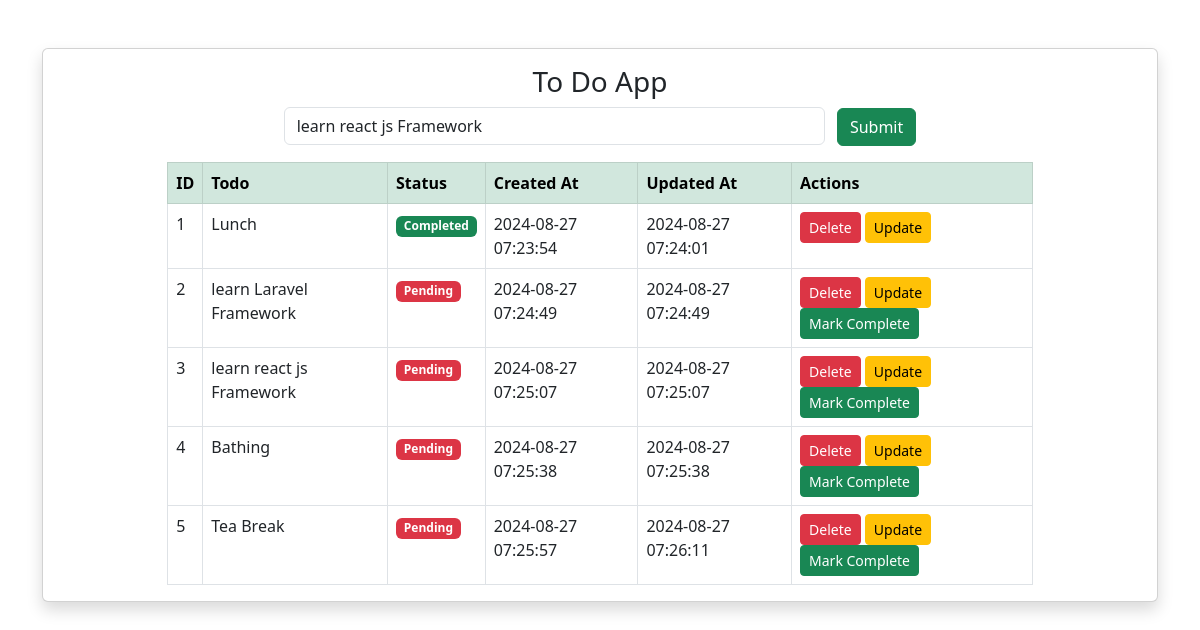
The app's page /?update_id=3 with its own data.
### tables this page shows
CREATE TABLE `todos` (
  `id` int(11) NOT NULL,
  `todo` varchar(255) NOT NULL,
  `status` tinyint(1) DEFAULT 0,
  `created` timestamp NOT NULL DEFAULT current_timestamp(),
  `updated` timestamp NOT NULL DEFAULT current_timestamp() ON UPDATE current_timestamp()
);

### index.php (the view, shortened to what this page needs)
<?php
require_once './include/connection.php';
$query = $conn->prepare("SELECT * FROM todos");
$query->execute();
$todos = $query->get_result()->fetch_all(MYSQLI_ASSOC);
$data = ['todo' => '', 'id' => ''];
if (isset($_GET['update_id'])) {
    $id = $_GET['update_id'];
    $query = $conn->prepare("SELECT * FROM todos WHERE id = ?");
    $query->bind_param("i", $id);
    $query->execute();
    $result = $query->get_result();
    if ($result->num_rows > 0) {
        $data = $result->fetch_assoc();
    } else {
        echo "<script>alert('Todo not found');</script>";
    }
}
?>
<!DOCTYPE html>
<html lang="en">
<head>
    <link href="https://cdn.jsdelivr.net/npm/bootstrap@5.3.0/dist/css/bootstrap.min.css" rel="stylesheet">
</head>
<body>
    <div class="container mt-5">
        <div class="card shadow">
            <div class="card-body">
                <form method="post" action="./controller/todo.php" autocomplete="off">
                    <div class="mb-3 text-center">
                        <h3>To Do App</h3>
                        <input type="text" class="form-control d-inline-block w-50" name="todo" value="<?php echo htmlspecialchars($data['todo']); ?>" required placeholder="Create new todo">
                        <input class="btn btn-success ms-2" type="submit" value="Submit">
                    </div>
                </form>
                <table class="table table-bordered mt-3" style="width: 80%; margin: auto;">
                    <thead class="table-success">
                        <tr>
                            <th>ID</th>
                            <th>Todo</th>
                            <th>Status</th>
                            <th>Created At</th>
                            <th>Updated At</th>
                            <th>Actions</th>
                        </tr>
                    </thead>
                    <tbody>
                    <?php if (!empty($todos)) { ?>
                        <?php foreach ($todos as $todo) { ?>
                            <tr>
                                <td><?php echo htmlspecialchars($todo['id']); ?></td>
                                <td><?php echo htmlspecialchars($todo['todo']); ?></td>
                                <td>
                                    <?php if ($todo['status']) : ?>
                                        <span class="badge bg-success">Completed</span>
                                    <?php else : ?>
                                        <span class="badge bg-danger">Pending</span>
                                    <?php endif; ?>
                                </td>
                                <td><?php echo htmlspecialchars($todo['created']); ?></td>
                                <td><?php echo htmlspecialchars($todo['updated']); ?></td>
                                <td>
                                    <a href="./controller/todo.php?delete_id=<?php echo $todo['id']; ?>" class="btn btn-danger btn-sm">Delete</a>
                                    <a href="?update_id=<?php echo $todo['id']; ?>" class="btn btn-warning btn-sm">Update</a>
                                    <?php if (!$todo['status']) { ?>
                                        <a href="./controller/todo.php?marking_id=<?php echo $todo['id']; ?>" class="btn btn-success btn-sm">Mark Complete</a>
                                    <?php } ?>
                                </td>
                            </tr>
                        <?php } ?>
                    <?php } else { ?>
                        <tr>
                            <td colspan="6" class="text-center">No todos found.</td>
                        </tr>
                    <?php } ?>
                    </tbody>
                </table>
            </div>
        </div>
    </div>
</body>
</html>

### records on screen
todos: todo "learn react js Framework", id "3", status "Pending", created "2024-08-27 07:25:07", updated "2024-08-27 07:25:07"
todos: id "1", todo "Lunch", status "Completed", created "2024-08-27 07:23:54", updated "2024-08-27 07:24:01"
todos: id "2", todo "learn Laravel Framework", status "Pending", created "2024-08-27 07:24:49", updated "2024-08-27 07:24:49"
todos: id "4", todo "Bathing", status "Pending", created "2024-08-27 07:25:38", updated "2024-08-27 07:25:38"
todos: id "5", todo "Tea Break", status "Pending", created "2024-08-27 07:25:57", updated "2024-08-27 07:26:11"
